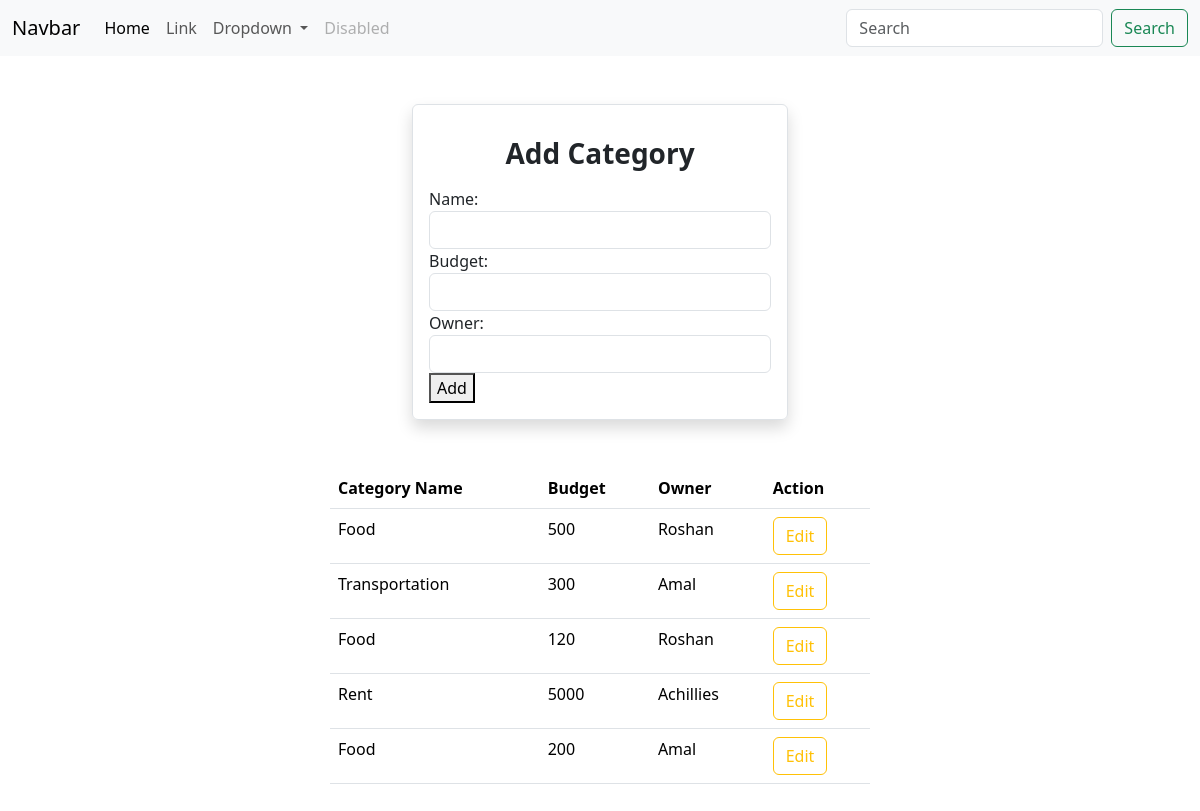
Page /category/add/ on the committed database.
### myapp/models.py (models this page shows, shortened)
class Category(models.Model):
    name = models.CharField(max_length=25)
    budget = models.PositiveIntegerField()
    owner = models.CharField(max_length=100)

### myapp/views.py (the view, shortened to what this page needs)
# urls.py: path("category/add/",views.CategoryCreateView.as_view(),name="category-add"),
class CategoryCreateView(View):
    def get(self,request,*args,**kwargs):
        form_instance = CategoryForm()
        qs = Category.objects.all()
        return render(request,"category_add.html",{"form":form_instance,"categories":qs})

### myapp/forms.py
class CategoryForm(forms.ModelForm):
    class Meta:
        model = Category
        fields = ["name","budget","owner"]
        widgets = {
            "name":forms.TextInput(attrs={"class":"form-control"}),
            "budget":forms.NumberInput(attrs={"class":"form-control"}),
            "owner":forms.TextInput(attrs={"class":"form-control"})
        }

### myapp/templates/category_add.html (shortened to what this page needs)
{%extends 'base.html'%}
{%block main_block%}
<div class="caontainer p-5">
    <div class="row">
        <div class="col-4"></div>
        <div class="col-4 p-3 border rounded shadow">
            <h3 class="text-center fw-bold my-3">Add Category</h3>
            <form action="" method="post">
                {{form}}
                <button type="submit">Add</button>
            </form>
        </div>
        <div class="col-4"></div>
    </div>
    <div class="row mt-5">
        <div class="col-3"></div>
        <div class="col-6">
            <table class="table">
                <tr>
                    <th>Category Name</th>
                    <th>Budget</th>
                    <th>Owner</th>
                    <th>Action</th>
                </tr>
                {%for cat in categories%}
                <tr>
                    <td>{{cat.name}}</td>
                    <td>{{cat.budget}}</td>
                    <td>{{cat.owner}}</td>
                    <td>
                        <a href="{%url 'category-edit' cat.id%}" class="btn btn-outline-warning">Edit</a>
                    </td>
                </tr>
                {%endfor%}
            </table>
        </div>
        <div class="col-3"></div>
    </div>
</div>
{%endblock%}

### rows in the picture
Category: name "Food", budget "500", owner "Roshan"
Category: name "Transportation", budget "300", owner "Amal"
Category: name "Food", budget "120", owner "Roshan"
Category: name "Rent", budget "5000", owner "Achillies"
Category: name "Food", budget "200", owner "Amal"
